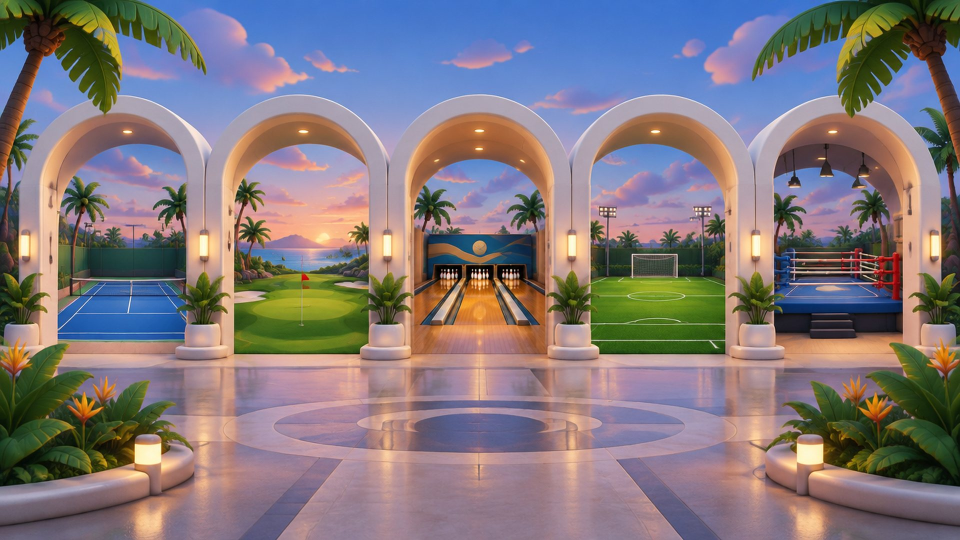
#> input picture Unity/Assets/Resources/Club/scene-pavilion.jpg, 1920 x 1080 px, given in place of club-kit.png_id.png, which was not available (shown at 1/2 size)
$ python idviz.py ../../../Unity/Assets/Resources/Club 5 ../../../Unity/Assets/Resources/Club/club-kit.png out.png
#> lines starting #> are read from the running program, lines starting #| are printed output that depends on the picture; after the words box and inside, x2 and y2 are one past the last pixel; in counts of white or black regions, pixels touching at a corner belong together; pictures that were not available may be replaced by others from this repository, and a replacement may not be noted
"""idviz.py <clipdir> <frame> [views] - the render next to the same render with every 'inside showing' pixel in magenta (debug)."""
import sys
import numpy as np
from PIL import Image
d, f = sys.argv[1], int(sys.argv[2]); views = (sys.argv[3] if len(sys.argv) > 3 else 'front,back,left,right').split(',')
rows = []
for v in views:
    a = np.array(Image.open(f'{d}/f{f:02d}_{v}_id.png').convert('RGB')).astype(int)
    R, G, B = a[..., 0], a[..., 1], a[..., 2]
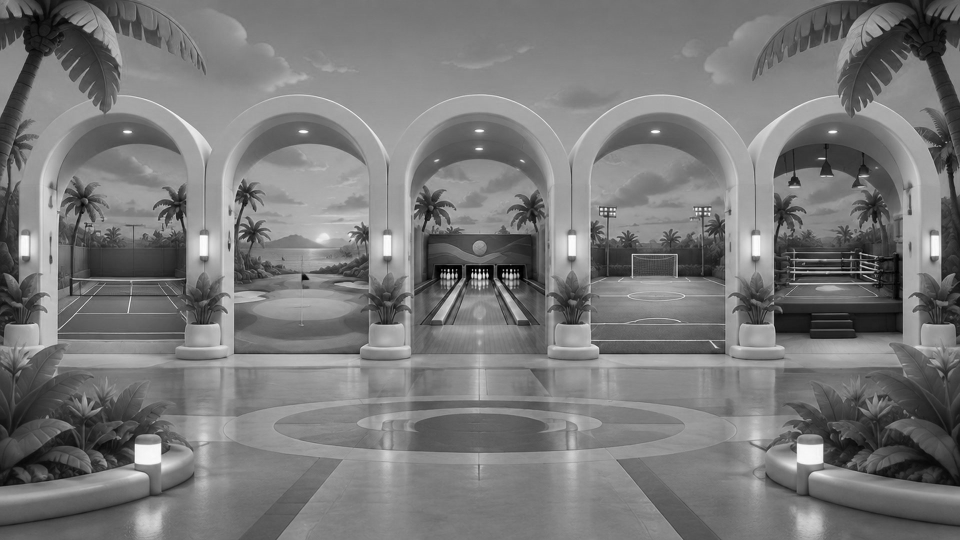
#> G: shape (1080, 1920) int64 (shown at 1/2 size); min 0, max 255, mean 120.2
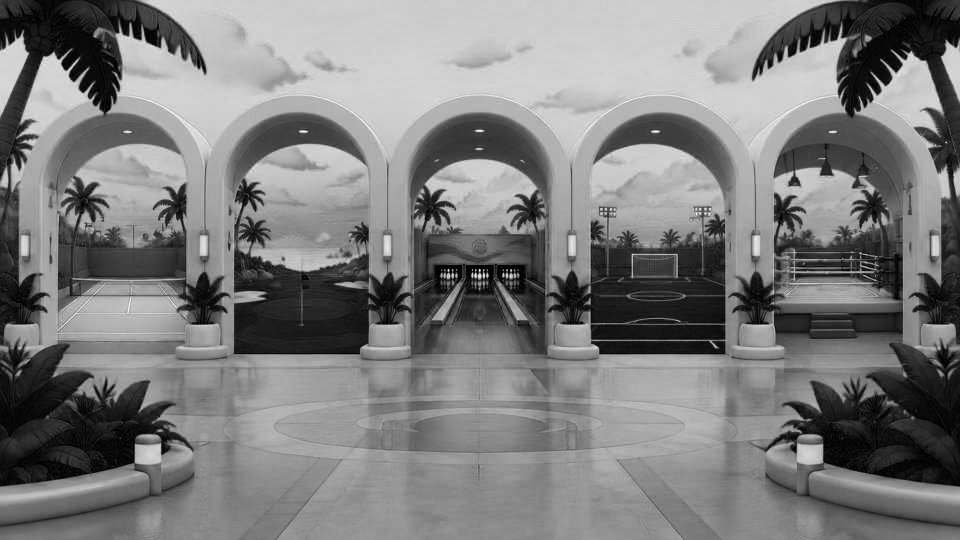
#> B: shape (1080, 1920) int64 (shown at 1/2 size); min 0, max 255, mean 125
    idm = np.rint(R / 20).astype(int); front = G > 200; back = (G > 100) & (G < 165)
#> after `idm = np.rint(R / 20).astype(int)`:
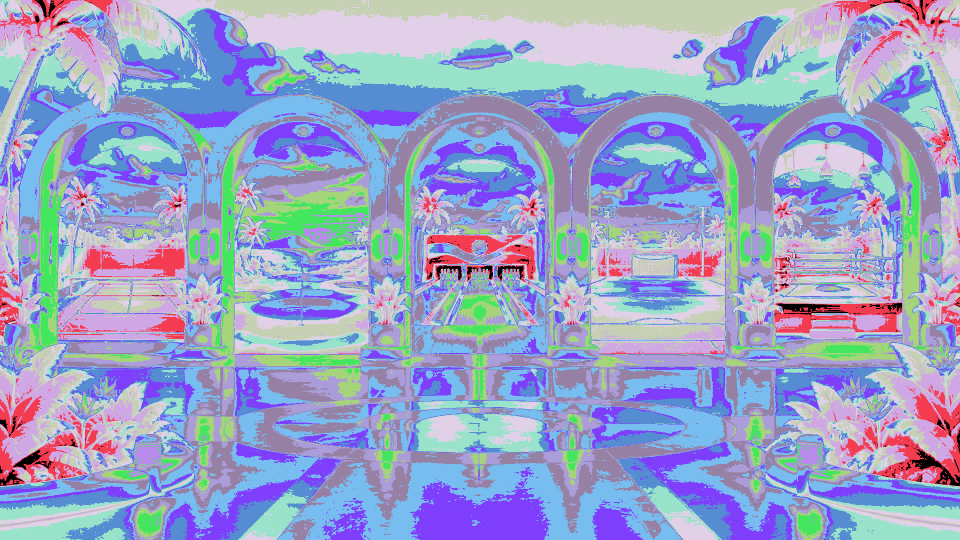
#> idm: shape (1080, 1920) int64 (shown at 1/2 size); 14 distinct labels, from 0 to 13; one colour per label, 0 black
#> after `front = G > 200`:
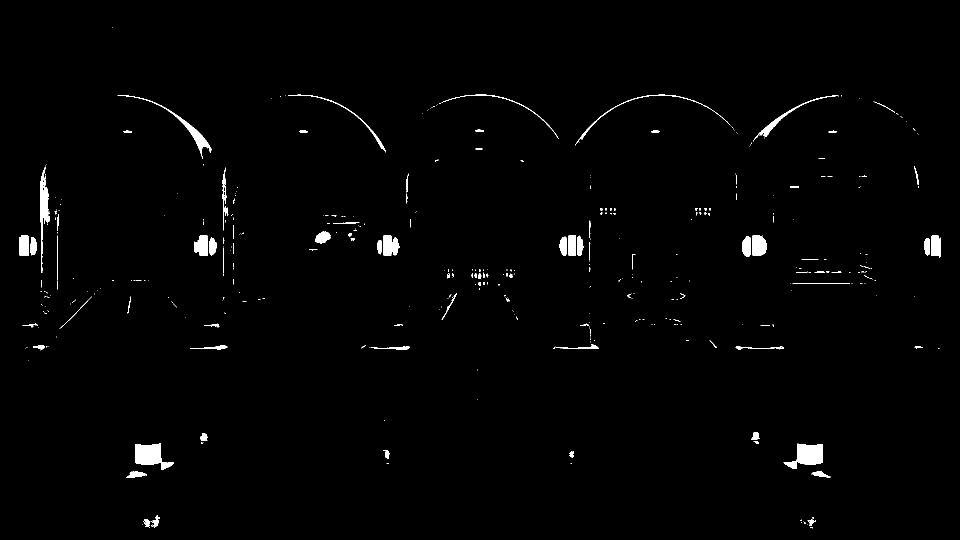
#> front: shape (1080, 1920) bool (shown at 1/2 size); 1.2% white; 408 white regions (312 under 20 px), largest, box (x1, y1, x2, y2) and area: (270, 887, 348, 940) 2284, (1567, 887, 1646, 938) 2273, (235, 191, 424, 318) 1407
#> after `back = (G > 100) & (G < 165)`:
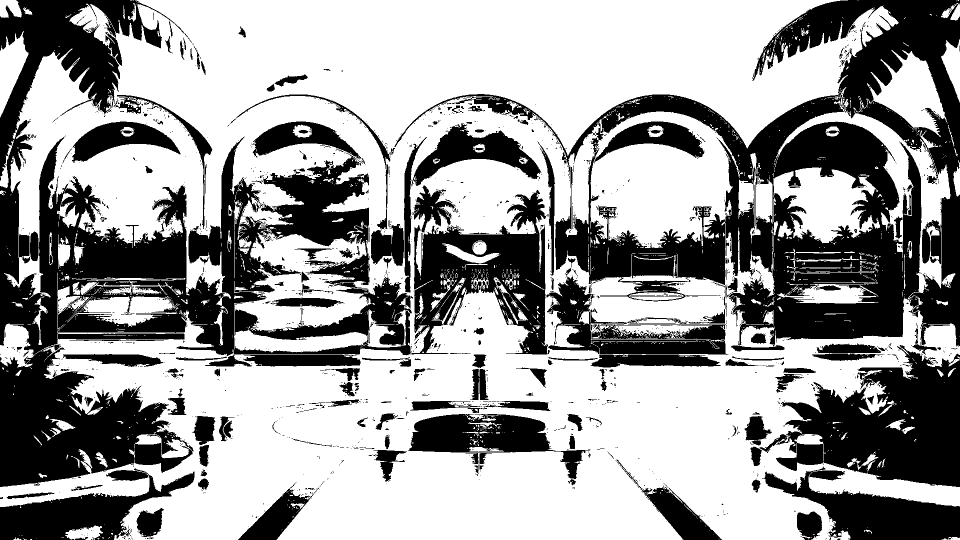
#> back: shape (1080, 1920) bool (shown at 1/2 size); 61.5% white; 1871 black regions (1619 under 20 px), largest, box (x1, y1, x2, y2) and area: (0, 0, 824, 974) 245138, (789, 0, 1920, 693) 226067, (1519, 690, 1920, 974) 61362
    ins = ((idm >= 2) & (idm <= 8) & ((front & (B > 128)) | (back & (B < 128)))) | ((idm == 1) & back & (B < 128))
#> ins: shape (1080, 1920) bool; 8.9% white; 4534 white regions (4062 under 20 px), largest, box (x1, y1, x2, y2) and area: (468, 525, 742, 705) 25191, (1102, 477, 1452, 697) 24694, (270, 0, 413, 149) 5331
    rgb = np.array(Image.open(f'{d}/f{f:02d}_{v}.jpg').convert('RGB')); m = rgb.copy(); m[ins] = [255, 0, 255]
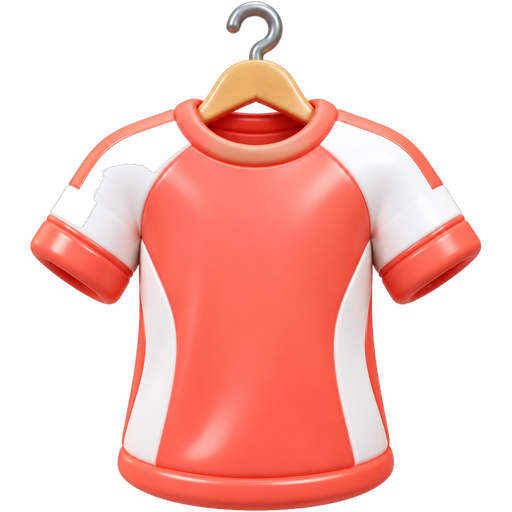
#> input picture Unity/Assets/Resources/Club/club-kit.png, 512 x 512 px, given in place of club-kit.png.jpg, which was not available
#> after `rgb = np.array(Image.open(f'{d}/f{f:02d}_{v}.jpg').convert('RGB'))`:
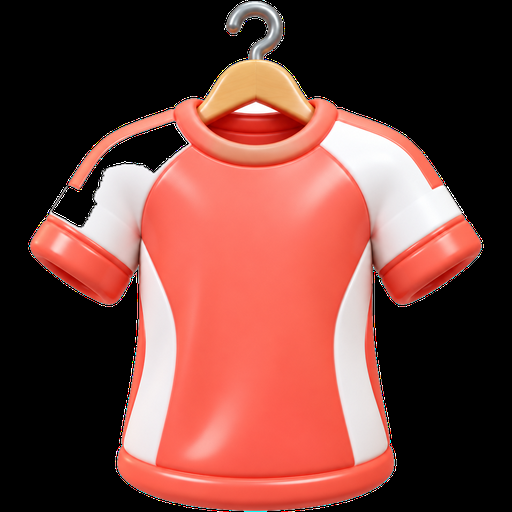
#> rgb: shape (512, 512, 3); mean R, G, B 114.9, 64.7, 58.3
#> (the run stopped early here; a loop or call above may not have finished)
